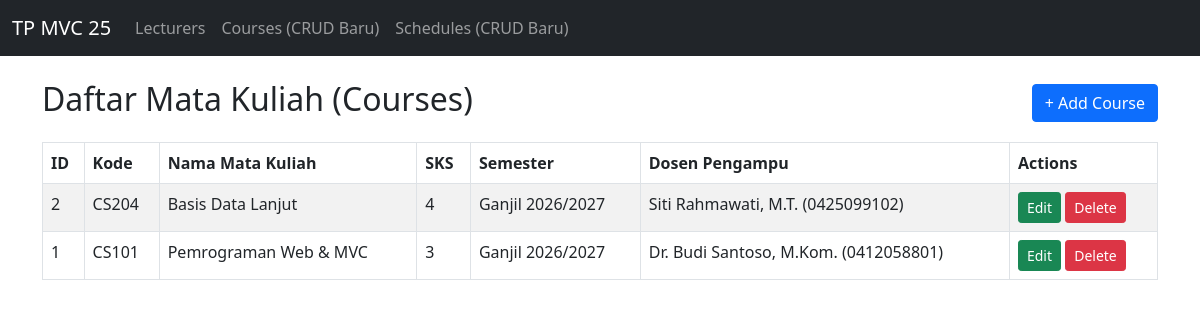
The app's page /Project/index.php?controller=course&action=index with its own data.
### tables this page shows
CREATE TABLE IF NOT EXISTS `courses` (
  `id` INT(11) NOT NULL AUTO_INCREMENT,
  `course_code` VARCHAR(20) NOT NULL UNIQUE,
  `course_name` VARCHAR(120) NOT NULL,
  `credits` INT(2) NOT NULL DEFAULT 3,
  `semester` VARCHAR(20) NOT NULL,
  `lecturer_id` INT(11) NOT NULL,
  PRIMARY KEY (`id`),
  KEY `fk_courses_lecturer` (`lecturer_id`),
  CONSTRAINT `fk_courses_lecturer` FOREIGN KEY (`lecturer_id`)
    REFERENCES `lecturers` (`id`) ON DELETE CASCADE ON UPDATE CASCADE
);

CREATE TABLE IF NOT EXISTS `lecturers` (
  `id` INT(11) NOT NULL AUTO_INCREMENT,
  `name` VARCHAR(100) NOT NULL,
  `nidn` VARCHAR(30) NOT NULL UNIQUE,
  `email` VARCHAR(100) NOT NULL,
  `department` VARCHAR(80) NOT NULL DEFAULT 'Ilmu Komputer',
  `phone` VARCHAR(20) NOT NULL,
  `join_date` DATE NOT NULL,
  `status` ENUM('Active', 'Inactive') NOT NULL DEFAULT 'Active',
  PRIMARY KEY (`id`)
);

### Project/controllers/CourseController.php (called while the page is built, shortened)
<?php
require_once "models/Course.php";
class CourseController
{
    private $courseModel;
    public function __construct($db)
    {
        $this->courseModel = new Course($db);
    }
    public function index()
    {
        $courses = $this->courseModel->getAllWithLecturer();
        require_once "views/courses/index.php";
    }
}

### Project/models/Course.php (called while the page is built, shortened)
<?php
class Course
{
    private $conn;
    private $table = "courses";
    public function __construct($db)
    {
        $this->conn = $db;
    }
    public function getAllWithLecturer()
    {
        $sql = "SELECT c.*, l.name AS lecturer_name, l.nidn
                FROM {$this->table} c
                JOIN lecturers l ON c.lecturer_id = l.id
                ORDER BY c.id DESC";
        return $this->conn->query($sql);
    }
}

### Project/views/courses/index.php (the view)
<?php require_once "views/layout/header.php"; ?>
<div class="d-flex justify-content-between align-items-center mb-3">
  <h2>Daftar Mata Kuliah (Courses)</h2>
  <a class="btn btn-primary" href="index.php?controller=course&action=create">+ Add Course</a>
</div>
<table class="table table-bordered table-striped">
  <thead>
    <tr>
      <th>ID</th>
      <th>Kode</th>
      <th>Nama Mata Kuliah</th>
      <th>SKS</th>
      <th>Semester</th>
      <th>Dosen Pengampu</th>
      <th>Actions</th>
    </tr>
  </thead>
  <tbody>
    <?php while ($row = $courses->fetch_assoc()): ?>
    <tr>
      <td><?= htmlspecialchars($row['id']) ?></td>
      <td><?= htmlspecialchars($row['course_code']) ?></td>
      <td><?= htmlspecialchars($row['course_name']) ?></td>
      <td><?= htmlspecialchars($row['credits']) ?></td>
      <td><?= htmlspecialchars($row['semester']) ?></td>
      <td><?= htmlspecialchars($row['lecturer_name']) ?> (<?= htmlspecialchars($row['nidn']) ?>)</td>
      <td>
        <a class="btn btn-sm btn-success" href="index.php?controller=course&action=edit&id=<?= $row['id'] ?>">Edit</a>
        <a class="btn btn-sm btn-danger" href="index.php?controller=course&action=delete&id=<?= $row['id'] ?>" onclick="return confirm('Hapus mata kuliah ini?')">Delete</a>
      </td>
    </tr>
    <?php endwhile; ?>
  </tbody>
</table>
<?php require_once "views/layout/footer.php"; ?>

### records on screen
courses: id "2", course_code "CS204", course_name "Basis Data Lanjut", credits "4", semester "Ganjil 2026/2027", lecturer.name "Siti Rahmawati, M.T.", lecturer.nidn "0425099102"
courses: id "1", course_code "CS101", course_name "Pemrograman Web & MVC", credits "3", semester "Ganjil 2026/2027", lecturer.name "Dr. Budi Santoso, M.Kom.", lecturer.nidn "0412058801"
